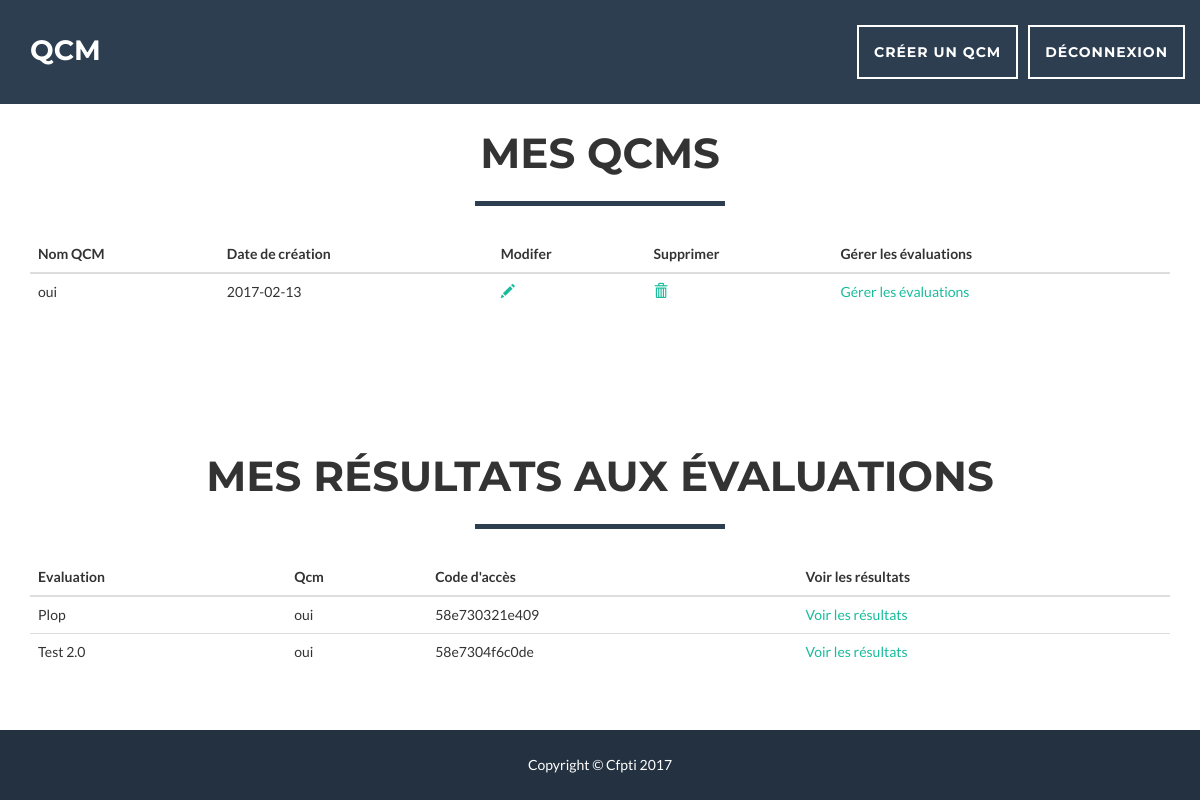
Page /main.php (signed in) on the earlier database version.
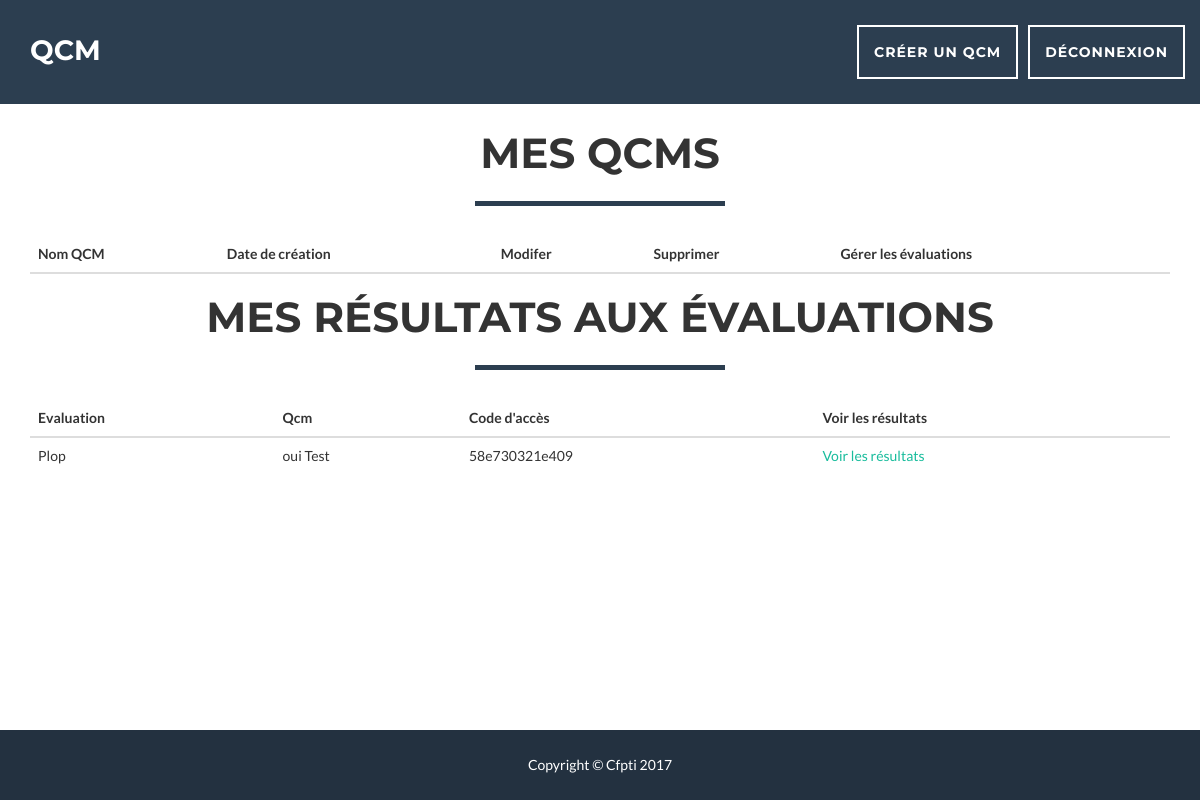
Same page on the later database version.
### tables this page shows
CREATE TABLE `qcm` (
  `id_qcm` int(11) NOT NULL,
  `name` varchar(100) NOT NULL,
  `creation_date` date NOT NULL,
  `id_creator` int(11) NOT NULL
);

CREATE TABLE `evaluation` (
  `id_evaluation` int(11) NOT NULL,
  `name` varchar(50) NOT NULL,
  `access_code` varchar(50) NOT NULL,
  `id_qcm` int(11) NOT NULL,
  `id_creator` int(11) NOT NULL
);

### qcmDao.inc.php (called while the page is built, shortened)
<?php
class QcmPdo{
    public static function GetPdo(){
        try {
            if (!isset($dbPdo)) {
                $dbc = new PDO("mysql:host=" . DB_HOST . ";dbname=" . DB_NAME , DB_USER, DB_PWD, array(
                PDO::MYSQL_ATTR_INIT_COMMAND => 'SET NAMES utf8',
                PDO::ATTR_PERSISTENT => true));
            }
        } catch (PDOException $e) {
            print "Erreur !: " . $e->getMessage() . "<br/>";
            die();
        }
        return $dbc;
    }
}
class QcmDao {
    public static function GetQcmById($idQcm){
        $req = "SELECT id_qcm, name, creation_date FROM qcm WHERE id_qcm = :id";
        $sql = QcmPdo::GetPdo()->prepare($req);
        $sql->bindParam(':id', $idQcm);
        $sql->execute();
        return $sql->fetchAll(PDO::FETCH_ASSOC)[0];
    }
    public static function GetQcmByIdCreator($idUser){
        $req = "SELECT qcm.* FROM qcm, user WHERE user.id_user = qcm.id_creator AND qcm.id_creator = :id";
        $sql = QcmPdo::GetPdo()->prepare($req);
        $sql->bindParam(':id', $idUser);
        $sql->execute();
        return $sql->fetchAll(PDO::FETCH_ASSOC);
    }
}
class EvaluationDao{
	public static function GetEvaluationByIduser($idUser){
        $req = "SELECT id_evaluation, name, access_code, id_qcm, id_creator FROM evaluation JOIN evaluation_has_user USING(id_evaluation) WHERE id_user = :idUser";
        $sql = QcmPdo::GetPdo()->prepare($req);
        $sql->bindParam(':idUser', $idUser);
        $sql->execute();
        return $sql->fetchAll(PDO::FETCH_ASSOC);
    }
}

### main.php (the view, shortened to what the changed rows need)
<!DOCTYPE html>
<html>
    <head>
        <link href="TemplateQCM/vendor/bootstrap/css/bootstrap.min.css" rel="stylesheet">
        <link href="TemplateQCM/css/freelancer.min.css" rel="stylesheet">
        <link href="TemplateQCM/vendor/font-awesome/css/font-awesome.min.css" rel="stylesheet" type="text/css">
        <link rel="stylesheet" href="TemplateQCM/css/style.css" type="text/css">
    </head>
    <body id="page-top" class="index">
    <section id="portfolio">
        <div class="container">
            <div class="row">
                <div class="col-lg-12 text-center">
                    <h2>Mes QCMs</h2>
                    <table class="table table-hover table-fixed">
                        <thead>
                            <th>Nom QCM</th>
                            <th>Date de création</th>
                            <th>Modifer</th>
                            <th>Supprimer</th>
                            <th>Gérer les évaluations</th>
                        </thead>
                        <?php
                            require_once("qcmDao.inc.php");
                            foreach(QcmDao::GetQcmByIdCreator($_SESSION['IdUser']) as $qcm)
                                 echo '<tr><td>' . $qcm['name'] . '</td><td>' . $qcm['creation_date'] . '</td><td><a href="modifyQcm.php?id=' . $qcm['id_qcm'] . '"><span class="glyphicon glyphicon-pencil" aria-hidden="true"></span></a></td><td><a onclick="return myDelete(' . $qcm['id_qcm'] . ')" href=""><span class="glyphicon glyphicon-trash" aria-hidden="true"></span></a></td><td><a href="manageEval.php?id='. $qcm['id_qcm'] . '">Gérer les évaluations</a></td></tr>';
                        ?>
                    </table>
                </div>
            </div>
            <div class="row">
                <div class="col-lg-12 text-center">
                    <h2>Mes résultats aux évaluations</h2>
                    <table class="table table-hover">
                        <thead>
                            <tr>
                                <th>Evaluation</th>
                                <th>Qcm</th>
                                <th>Code d'accès</th>
                                <th>Voir les résultats</th>
                            </tr>
                        </thead>
                        <tbody>
                            <?php
                                $idUser = 2;
                                $evaluations = EvaluationDao::GetEvaluationByIdUser($idUser);
                                for($i = 0; $i < count($evaluations); $i++)
                                    $evaluations[$i]['qcmName'] = QcmDao::GetQcmById($evaluations[$i]['id_qcm'])['name'];
                                $toDisplay = '';
                                foreach($evaluations as $eval){
                                    $toDisplay .= '<tr>';
                                    $toDisplay .= '<td>' . $eval['name'] . '</td>';
                                    $toDisplay .= '<td>' . $eval['qcmName'] . '</td>';
                                    $toDisplay .= '<td>' . $eval['access_code'] . '</td>';
                                    $toDisplay .= '<td><a href="evalResult.php?idQcm=' . $eval['id_qcm'] . '" alt="Voir les résultats">Voir les résultats</a>';
                                    $toDisplay .= '</tr>';
                                }
                                echo $toDisplay;
                             ?>
                        </tbody>
                    </table>
                </div>
            </div>
        </div>
    </section>
</body>
</html>

Differences in the rows shown:
no longer on this page (row edited): qcm: name "oui", creation_date "2017-02-13"
no longer on this page (row unchanged): evaluation: name "Test 2.0", qcmName "oui", access_code "58e7304f6c0de"
computed for evaluation "Plop": qcmName "oui" → "oui Test"
